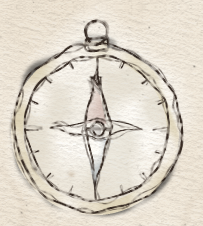
#> input picture carousel/source/v4/compass.png, 203 x 226 px, given in place of base_names.png, which was not available
$ python build.py ../v4/compass.png
#> lines starting #> are read from the running program, lines starting #| are printed output that depends on the picture; pictures that were not available may be replaced by others from this repository, and a replacement may not be noted
### carousel/source/v2/comp.py
"""Collage toolkit: real paper scans, scissor-cut stickers, torn paper, inked type."""
import numpy as np, cv2
from PIL import Image, ImageDraw, ImageFont
from pencil import pencilize, noise, wobble, tooth

D = __import__('os').path.dirname(__file__) or '.'
F = lambda n: f'{D}/fonts/{n}.ttf'
W, H = 1080, 1350

def rd(p):  # read as float RGB(A) 0..1
#> called with p = 'base_names.png'
    im = cv2.imread(f'{D}/{p}', cv2.IMREAD_UNCHANGED)
#> im is the input picture: shape (226, 203, 4); mean B, G, R, A 201.2, 213.7, 221.1, 175.7
    if im.shape[2] == 4: im = cv2.cvtColor(im, cv2.COLOR_BGRA2RGBA)
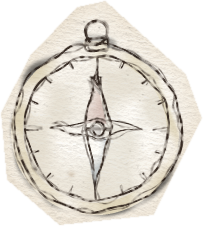
#> im: shape (226, 203, 4); mean R, G, B, A 221.1, 213.7, 201.2, 175.7; transparent parts drawn white
    else: im = cv2.cvtColor(im, cv2.COLOR_BGR2RGB)
    return im.astype(np.float32) / 255
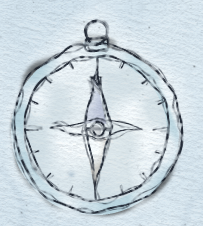
#> returned value: shape (226, 203, 4) float32; mean of channels 0, 1, 2, 3 0.867, 0.838, 0.789, 0.689; drawn as B, G, R

def save(img, p):
    cv2.imwrite(p, cv2.cvtColor((np.clip(img, 0, 1) * 255).astype(np.uint8), cv2.COLOR_RGB2BGR))

def hexc(h): return np.array([int(h[i:i + 2], 16) for i in (1, 3, 5)], np.float32) / 255

PAL = dict(ink='#3a2a24', cocoa='#6e4a36', chestnut='#8c4a34', rose='#e7b6a8', roseDeep='#c98272',
           butter='#f1dfa0', dove='#a9bccb', doveDeep='#7d95a8', cream='#f4ecd8', sage='#a3ae8c', blush='#efc9bf')

# ---------------- textures ----------------
_names = rd('base_names.png'); _d13 = rd('src/d13.png'); _crum = rd('src/crumple.jpg'); _cov = rd('base_cover.png')
#> call 2 of rd, with p = 'src/d13.png'
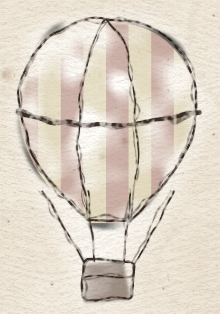
#> input picture carousel/source/v4/balloon.png, 220 x 314 px, given in place of d13.png, which was not available
#> in rd, im is the input picture: shape (314, 220, 4); mean B, G, R, A 198.4, 211.3, 221.2, 171.5
#> in rd (call 2), `if im.shape[2] == 4: im = cv2.cvtColor(im, cv2.COLOR_BGRA2RGBA)`:
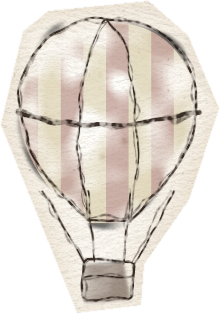
#> im: shape (314, 220, 4); mean R, G, B, A 221.2, 211.3, 198.4, 171.5; transparent parts drawn white
#> in rd (call 2), `return im.astype(np.float32) / 255`:
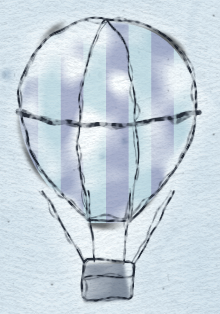
#> returned value: shape (314, 220, 4) float32; mean of channels 0, 1, 2, 3 0.868, 0.829, 0.778, 0.673; drawn as B, G, R
TEX = {
    'cream': _names[440:860, 380:960],
    'cream2': _names[1120:1340, 360:1000],
    'pink': _d13[650:800, 330:520],
    'kraft': _crum[0:200, 0:1179],
    'kraft2': _d13[150:290, 330:980],
    'tracing': _cov[500:860, 500:880],
}

# [18 lines left out: functions grow, tint, not called in this run]

def paper(kind, h, w, color=None, seed=0):
    t = grow(TEX[kind], h, w, seed)
    return tint(t, color) if color else t

# [10 lines left out: function stripes, not called in this run]

# ---------------- masks ----------------
def poly_mask(h, w, pts):
    m = np.zeros((h, w), np.uint8); cv2.fillPoly(m, [np.int32(pts)], 255); return m.astype(np.float32) / 255

# [18 lines left out: functions torn, scissor, not called in this run]

# ---------------- layer ops ----------------
class Canvas:
    def __init__(self, base): self.img = base.copy()
    # [67 lines left out: functions put, _mul, ink, rotate_rgba, piece, not called in this run]

# ---------------- illustrations as stickers ----------------
_ill_cache = {}
# [49 lines left out: functions drawing, sticker, cutout, not called in this run]

# ---------------- type ----------------
def _font(name, size): return ImageFont.truetype(F(name), size)

# [40 lines left out: functions text_mask, inked, not called in this run]

def rot_rgba4(rgba, deg):
    rgb, a = rotate_rgba(rgba[..., :3], rgba[..., 3], deg); return np.dstack([rgb, a])

# [143 lines left out: functions write, lines_wrap, paragraph, cut_word, tape, finish and 2 more, not called in this run]

### carousel/source/v2/build.py
import sys; sys.path.insert(0, '.')
#> (the run stopped early here; a loop or call above may not have finished)
